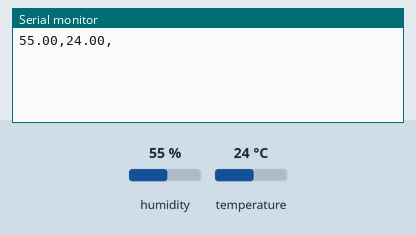
This sketch was run on a simulated Arduino Uno, built with avr-gcc and run on an emulated ATmega328P. On the bench: the last lines printed to the serial monitor. The test bench sets the inputs (shaded band); at power-on: humidity 55 %, temperature 24 °C.

Above: at 1.9 s.
2.0 s: humidity set to 22 %
At 3.2 s:
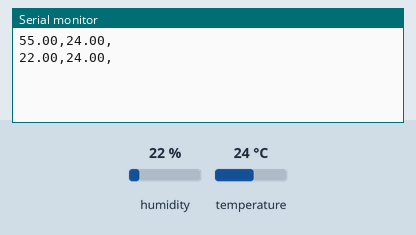
4.7 s: temperature set to 12 °C
At 5.6 s:
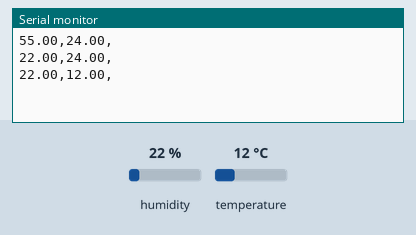
7.4 s: humidity set to 40 %
At 9.2 s:
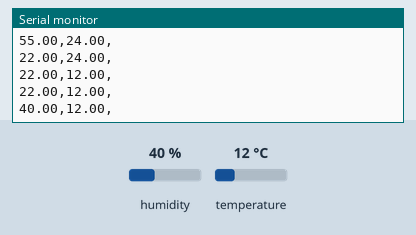
Timing chart, 0 to 10.7 s (numbered marks = the images above; inputs shaded):
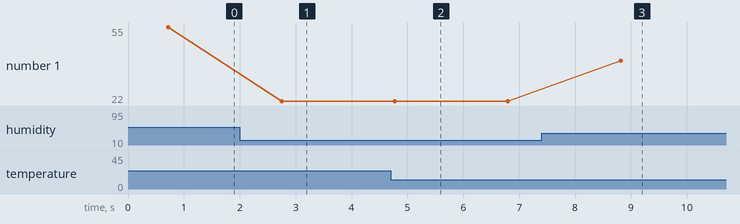

The sketch:

enviar_temp_hum.ino
```cpp
#include "DHT.h"

#define DHTTYPE DHT11 // DHT 11

#define dht_dpin 13
DHT dht(dht_dpin, DHTTYPE);
float Temperature;
float Humidity;

void setup(void)
{
  Serial.begin(115200);
  pinMode(dht_dpin, INPUT);
  dht.begin();
  delay(700);
}

void loop() {
  Temperature = dht.readTemperature();
  Humidity = dht.readHumidity();

  Serial.print(Humidity);
  Serial.print(",");
  Serial.print(Temperature);
  Serial.println(",");
  delay(2000);
}
```

Measured:
- after the input at 2.0 s, the serial monitor: prints a new line after 0.75 s (image 1)
- after the input at 4.7 s, the serial monitor: prints a new line after 0.07 s (image 2)
- after the input at 7.4 s, the serial monitor: prints a new line after 1.4 s (image 3)
- plotted number 1: 55 → 22 after the input at 2.0 s, 22 → 40 after the input at 7.4 s
